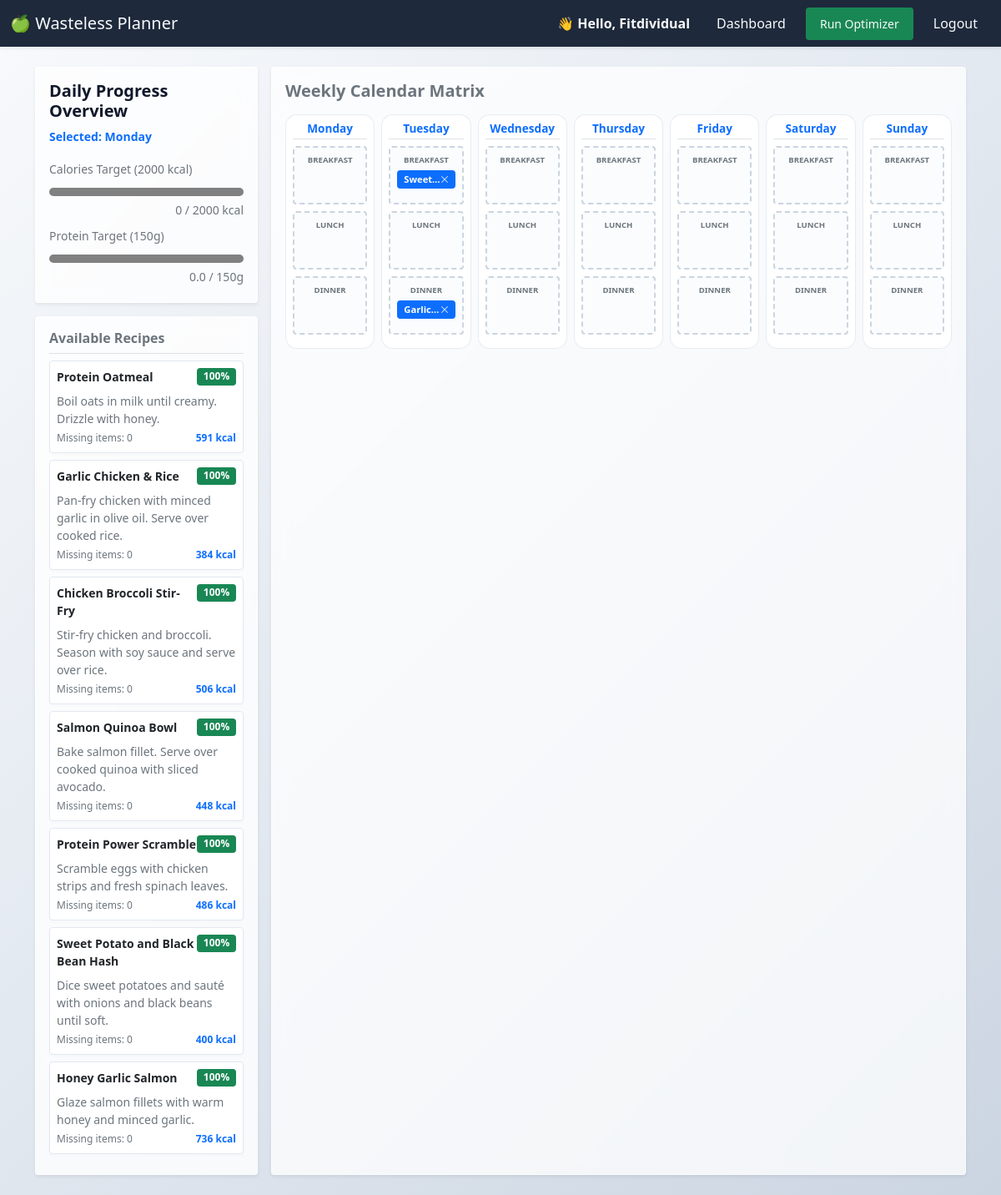
The app's page / (signed in), older data.
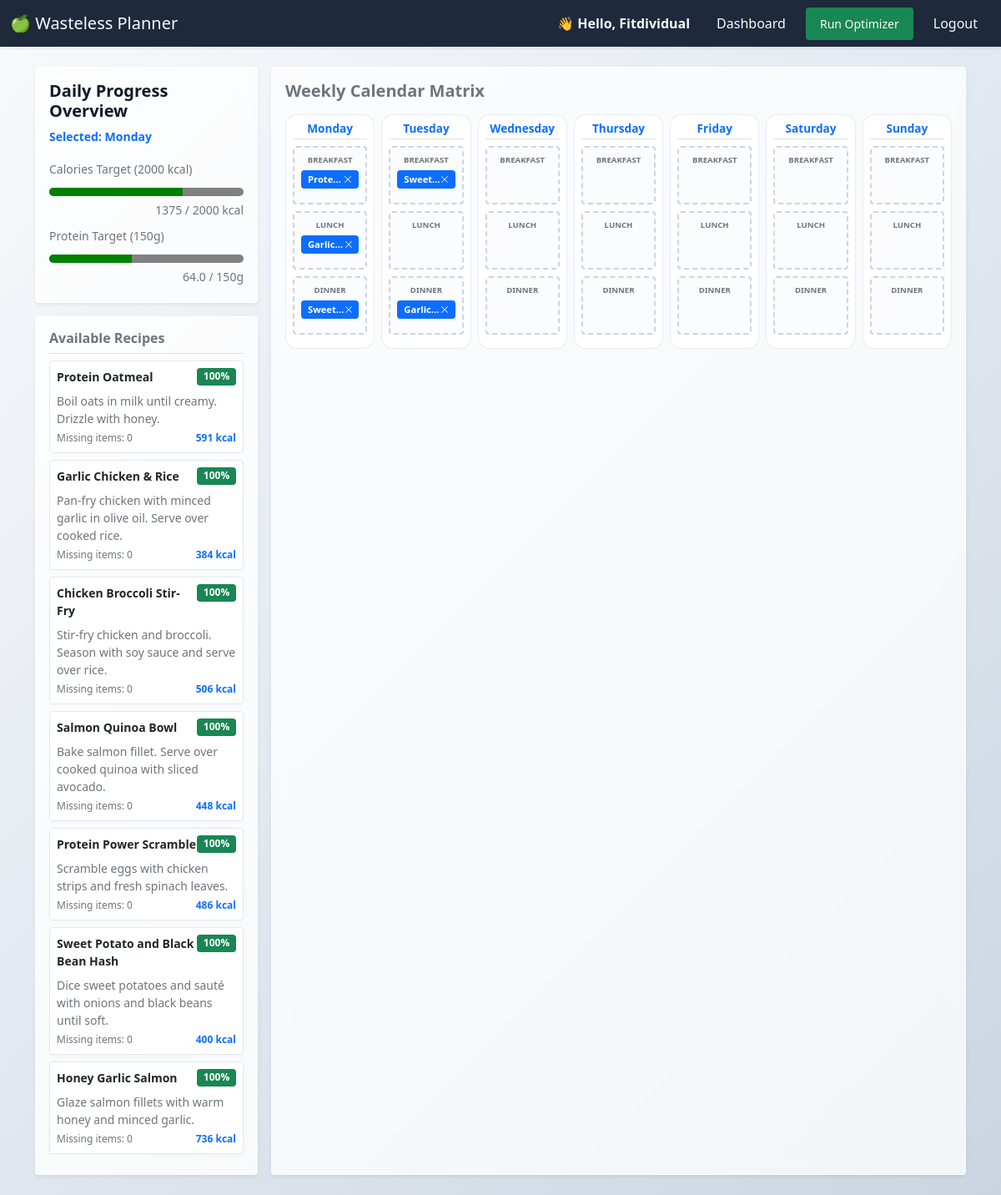
The same page, newer data.
### planner/models.py (models this page shows, shortened)
class Recipe(models.Model):
    title = models.CharField(max_length=200, unique=True)
    instructions = models.TextField()
    prep_time = models.IntegerField(help_text="Time in minutes", validators=[MinValueValidator(1)])
    calories = models.IntegerField(validators=[MinValueValidator(0)], default=0)
    protein = models.DecimalField(max_digits=5, decimal_places=1, default=0.0, help_text="in grams")
    carbs = models.DecimalField(max_digits=5, decimal_places=1, default=0.0, help_text="in grams")
    fat = models.DecimalField(max_digits=5, decimal_places=1, default=0.0, help_text="in grams")
    created_at = models.DateTimeField(auto_now_add=True)

class MealPlan(models.Model):
    MEAL_CHOICES = [
        ('Breakfast', 'Breakfast'),
        ('Lunch', 'Lunch'),
        ('Dinner', 'Dinner'),
    ]
    user = models.ForeignKey(User, on_delete=models.CASCADE, related_name="meal_plans")
    recipe = models.ForeignKey(Recipe, on_delete=models.CASCADE)
    date = models.DateField()
    meal_type = models.CharField(max_length=15, choices=MEAL_CHOICES, default='Dinner')
    class Meta:
        ordering = ['date']
        unique_together = ('user', 'date', 'meal_type')

### planner/views.py (the view)
# urls.py: path('', views.dashboard_view, name='dashboard'),
@login_required
def dashboard_view(request):
    user = request.user
    today = timezone.now().date()
    pantry_items = PantryItem.objects.filter(user=user).select_related('ingredient')
    user_stock = {}
    expiring_items = []
    seen_ingredients = set()
    for item in pantry_items:
        ing_id = item.ingredient.id
        if ing_id not in user_stock:
            user_stock[ing_id] = Decimal("0.00")
        user_stock[ing_id] += item.quantity
        try:
            days_left = item.days_until_expiration()
        except Exception:
            days_left = 99
        if days_left <= 3 and ing_id not in seen_ingredients:
            expiring_items.append(item)
            seen_ingredients.add(ing_id)
    all_recipes = Recipe.objects.prefetch_related('recipe_ingredients__ingredient')
    recommended_recipes = []
    for recipe in all_recipes:
        requirements = recipe.recipe_ingredients.all()
        if not requirements:
            continue
        matched_ingredients = 0
        total_ingredients_count = len(requirements)
        for req in requirements:
            req_ing_id = req.ingredient.id
            if req_ing_id in user_stock and user_stock[req_ing_id] >= req.quantity:
                matched_ingredients += 1
        match_percentage = int((matched_ingredients / total_ingredients_count) * 100)
        if match_percentage >= 25:
            recommended_recipes.append({
                "recipe": recipe,
                "match_percentage": match_percentage,
                "missing_count": total_ingredients_count - matched_ingredients
            })
    calendar_days = [
        {"code": "MON", "name": "Monday"},
        {"code": "TUE", "name": "Tuesday"},
        {"code": "WED", "name": "Wednesday"},
        {"code": "THU", "name": "Thursday"},
        {"code": "FRI", "name": "Friday"},
        {"code": "SAT", "name": "Saturday"},
        {"code": "SUN", "name": "Sunday"},
    ]
    daily_macros = {
        "MON": {"calories": 0, "protein": 0.0},
        "TUE": {"calories": 0, "protein": 0.0},
        "WED": {"calories": 0, "protein": 0.0},
        "THU": {"calories": 0, "protein": 0.0},
        "FRI": {"calories": 0, "protein": 0.0},
        "SAT": {"calories": 0, "protein": 0.0},
        "SUN": {"calories": 0, "protein": 0.0},
    }
    saved_meals = MealPlan.objects.filter(user=user).select_related('recipe')
    day_map = {0: "MON", 1: "TUE", 2: "WED", 3: "THU", 4: "FRI", 5: "SAT", 6: "SUN"}
    for plan in saved_meals:
        code = day_map.get(plan.date.weekday(), "MON")
        plan.date_code = code
        if plan.recipe:
            cals = getattr(plan.recipe, 'calories', 0) or 0
            prot = getattr(plan.recipe, 'protein', 0) or 0
            daily_macros[code]["calories"] += int(cals)
            daily_macros[code]["protein"] += int(prot)
    context = {
        "pantry_items": pantry_items,
        "expiring_items": expiring_items,
        "recommended_recipes": recommended_recipes,  # Constrain UI view window to top 7 hits
        "today": today,
        "calendar_days": calendar_days,
        "saved_meals": saved_meals,
        "daily_macros": daily_macros,
        "mon_cals": daily_macros["MON"]["calories"],
        "mon_prot": daily_macros["MON"]["protein"],
    }
    return render(request, "planner/index.html", context)

### planner/templates/planner/index.html (shortened to what this page needs)
{% extends "planner/layout.html" %}
{% block body %}
<div class="row g-3">
    <aside class="col-12 col-md-4 col-lg-3" id="macro-summary-panel">
        <div class="card p-3 shadow-sm mb-3">
            <h5 class="card-title fw-bold">Daily Progress Overview</h5>
            <p class="text-primary small fw-bold mb-3" id="active-day-tracker-label">Selected: Monday</p>
            <div class="mb-2">
                <label for="calories-progress" class="form-label mb-1 small text-muted">Calories Target (2000 kcal)</label>
                <progress id="calories-progress" class="w-100" value="{{ mon_cals }}" max="2000"></progress>
                <small class="text-muted d-block text-end" id="calories-text-value">{{ mon_cals }} / 2000 kcal</small>
            </div>
            <div class="mb-1">
                <label for="protein-progress" class="form-label mb-1 small text-muted">Protein Target (150g)</label>
                <progress id="protein-progress" class="w-100" value="{{ mon_prot }}" max="150"></progress>
                <small class="text-muted d-block text-end" id="protein-text-value">{{ mon_prot }} / 150g</small>
            </div>
        </div>
        <div class="card p-3 shadow-sm" id="recipe-pool">
        <h6 class="border-bottom pb-2 fw-bold text-secondary">Available Recipes</h6>
        {% if recommended_recipes %}
            {% for item in recommended_recipes %}
            <div class="recipe-card p-2 mb-2 border rounded bg-light" draggable="true" data-recipe-id="{{ item.recipe.id }}" data-calories="{{ item.recipe.calories }}" data-protein="{{ item.recipe.protein }}" style="cursor: grab;">
                <div class="d-flex justify-content-between align-items-start">
                <strong class="text-dark small">{{ item.recipe.title }}</strong>
                <span class="badge bg-success small">{{ item.match_percentage }}%</span>
                </div>
                <div class="text-secondary small mt-2">
                <p class="mb-1">{{ item.recipe.instructions }}</p>
                </div>
                <div class="text-muted mt-1 d-flex justify-content-between" style="font-size: 0.75rem;">
                <span>Missing items: {{ item.missing_count }}</span>
                <span class="text-primary fw-bold">{{ item.recipe.calories }} kcal</span>
                </div>
            </div>
            {% endfor %}
        {% else %}
            <p class="text-muted small text-center my-3">No recipe matches found (Min. 25% match required).</p>
        {% endif %}
        </div>
    </aside>
    <section class="col-12 col-md-8 col-lg-9" id="calendar-workspace">
        <div class="card p-3 shadow-sm h-100">
            <h2 class="h5 fw-bold mb-3 text-secondary">Weekly Calendar Matrix</h2>
            <div class="calendar-grid" style="display: grid; gap: 0.5rem;">
                {% for day in calendar_days %}
                <div class="calendar-day-column border rounded p-2 bg-white" data-day-code="{{ day.code }}" data-day-name="{{ day.name }}">
                    <h6 class="text-center text-primary border-bottom pb-1 fw-bold" style="font-size: 0.85rem;">{{ day.name }}</h6>
                    <div class="meal-slot border rounded p-2 my-2 bg-light text-center"
                         data-meal-type="Breakfast"
                         data-current-calories="{% for plan in saved_meals %}{% if plan.date_code == day.code and plan.meal_type == 'Breakfast' %}{{ plan.recipe.calories }}{% endif %}{% endfor %}"
                         data-current-protein="{% for plan in saved_meals %}{% if plan.date_code == day.code and plan.meal_type == 'Breakfast' %}{{ plan.recipe.protein }}{% endif %}{% endfor %}"
                         style="min-height: 70px;">
                        <small class="slot-label text-muted d-block fw-bold" style="font-size: 0.6rem;">BREAKFAST</small>
                        <div class="slot-occupied-zone mt-1">
                            {% for plan in saved_meals %}
                                {% if plan.date_code == day.code and plan.meal_type == "Breakfast" %}
                                    <span class="recipe-card badge bg-primary w-100 py-1 text-wrap d-flex justify-content-between align-items-center"
                                        draggable="true"
                                        data-recipe-id="{{ plan.recipe.id }}"
                                        data-calories="{{ plan.recipe.calories }}"
                                        data-protein="{{ plan.recipe.protein }}"
                                        style="cursor: grab; font-size: 0.7rem;">
                                        <strong class="text-white">{{ plan.recipe.title }}</strong>
                                        <button type="button" class="btn-close btn-close-white remove-meal-btn"
                                                aria-label="Remove"
                                                style="font-size: 0.5rem; padding: 0.2rem; cursor: pointer;"></button>
                                    </span>
                                {% endif %}
                            {% endfor %}
                        </div>
                    </div>
                    <div class="meal-slot border rounded p-2 my-2 bg-light text-center"
                         data-meal-type="Lunch"
                         data-current-calories="{% for plan in saved_meals %}{% if plan.date_code == day.code and plan.meal_type == 'Lunch' %}{{ plan.recipe.calories }}{% endif %}{% endfor %}"
                         data-current-protein="{% for plan in saved_meals %}{% if plan.date_code == day.code and plan.meal_type == 'Lunch' %}{{ plan.recipe.protein }}{% endif %}{% endfor %}"
                         style="min-height: 70px;">
                        <small class="slot-label text-muted d-block fw-bold" style="font-size: 0.6rem;">LUNCH</small>
                        <div class="slot-occupied-zone mt-1">
                            {% for plan in saved_meals %}
                                {% if plan.date_code == day.code and plan.meal_type == "Lunch" %}
                                    <span class="recipe-card badge bg-primary w-100 py-1 text-wrap d-flex justify-content-between align-items-center"
                                        draggable="true"
                                        data-recipe-id="{{ plan.recipe.id }}"
                                        data-calories="{{ plan.recipe.calories }}"
                                        data-protein="{{ plan.recipe.protein }}"
                                        style="cursor: grab; font-size: 0.7rem;">
                                        <strong class="text-white">{{ plan.recipe.title }}</strong>
                                        <button type="button" class="btn-close btn-close-white remove-meal-btn"
                                                aria-label="Remove"
                                                style="font-size: 0.5rem; padding: 0.2rem; cursor: pointer;">
                                        </button>
                                    </span>
                                {% endif %}
                            {% endfor %}
                        </div>
                    </div>
                    <div class="meal-slot border rounded p-2 my-2 bg-light text-center"
                         data-meal-type="Dinner"
                         data-current-calories="{% for plan in saved_meals %}{% if plan.date_code == day.code and plan.meal_type == 'Dinner' %}{{ plan.recipe.calories }}{% endif %}{% endfor %}"
                         data-current-protein="{% for plan in saved_meals %}{% if plan.date_code == day.code and plan.meal_type == 'Dinner' %}{{ plan.recipe.protein }}{% endif %}{% endfor %}"
                         style="min-height: 70px;">
                        <small class="slot-label text-muted d-block fw-bold" style="font-size: 0.6rem;">DINNER</small>
                        <div class="slot-occupied-zone mt-1">
                            {% for plan in saved_meals %}
                                {% if plan.date_code == day.code and plan.meal_type == "Dinner" %}
                                    <span class="recipe-card badge bg-primary w-100 py-1 text-wrap d-flex justify-content-between align-items-center"
                                        draggable="true"
                                        data-recipe-id="{{ plan.recipe.id }}"
                                        data-calories="{{ plan.recipe.calories }}"
                                        data-protein="{{ plan.recipe.protein }}"
                                        style="cursor: grab; font-size: 0.7rem;">
                                        <strong class="text-white">{{ plan.recipe.title }}</strong>
                                        <button type="button" class="btn-close btn-close-white remove-meal-btn"
                                                aria-label="Remove"
                                                style="font-size: 0.5rem; padding: 0.2rem; cursor: pointer;"></button>
                                    </span>
                                {% endif %}
                            {% endfor %}
                        </div>
                    </div>
                </div>
                {% endfor %}
            </div>
        </div>
    </section>
</div>
{% endblock %}

### planner/templates/planner/layout.html (shortened to what this page needs)
{% load static %}
<!DOCTYPE html>
<html lang="en">
<head>
    <link href="https://cdn.jsdelivr.net/npm/bootstrap@5.0.2/dist/css/bootstrap.min.css" rel="stylesheet">
    <link rel="stylesheet" href="{% static 'planner/css/styles.css' %}">
</head>
<body>
    <nav class="navbar navbar-expand-lg navbar-dark shadow-sm">
        <div class="container-fluid">
            <a class="navbar-brand" href="{% url 'dashboard' %}">&#x1F34F; Wasteless Planner</a>
            <div class="collapse navbar-collapse" id="mealPlannerNavbar">
                <ul class="navbar-nav ms-auto mb-2 mb-lg-0 align-items-lg-center">
                    {% if user.is_authenticated %}
                        <li class="nav-item">
                            <span class="navbar-text px-3 fw-bold text-light">
                                👋 Hello, {{ user.first_name|default:user.username }}
                            </span>
                        </li>
                        <li class="nav-item">
                            <a class="nav-link px-3" href="{% url 'dashboard' %}">Dashboard</a>
                        </li>
                        <li class="nav-item d-grid d-lg-block" id="run-optimizer-btn-container">
                            <a class="nav-link btn btn-success btn-sm text-white px-3 my-2 my-lg-0 mx-lg-2" href="#" id="run-optimizer-btn">Run Optimizer</a>
                        </li>
                        <li class="nav-item">
                            <a class="nav-link px-3" href="{% url 'logout' %}">Logout</a>
                        </li>
                    {% endif %}
                </ul>
            </div>
        </div>
    </nav>
    <main class="container my-4">
        {% block body %}
        {% endblock %}
    </main>
</body>
</html>

Row changes from the older to the newer data that the page shows:
added MealPlan: recipe "Prote…", shown under "Monday"
added MealPlan: recipe "Garlic…", shown under "Monday"
added MealPlan: recipe "Sweet…", shown under "Monday"
Text that changed along with them:
{{ mon_cals }}: 0 → 1375 (drawn)
{{ mon_cals }}: "0" → "1375"
{{ mon_prot }}: 0.0 → 64.0 (drawn)
{{ mon_prot }}: "0.0" → "64.0"
